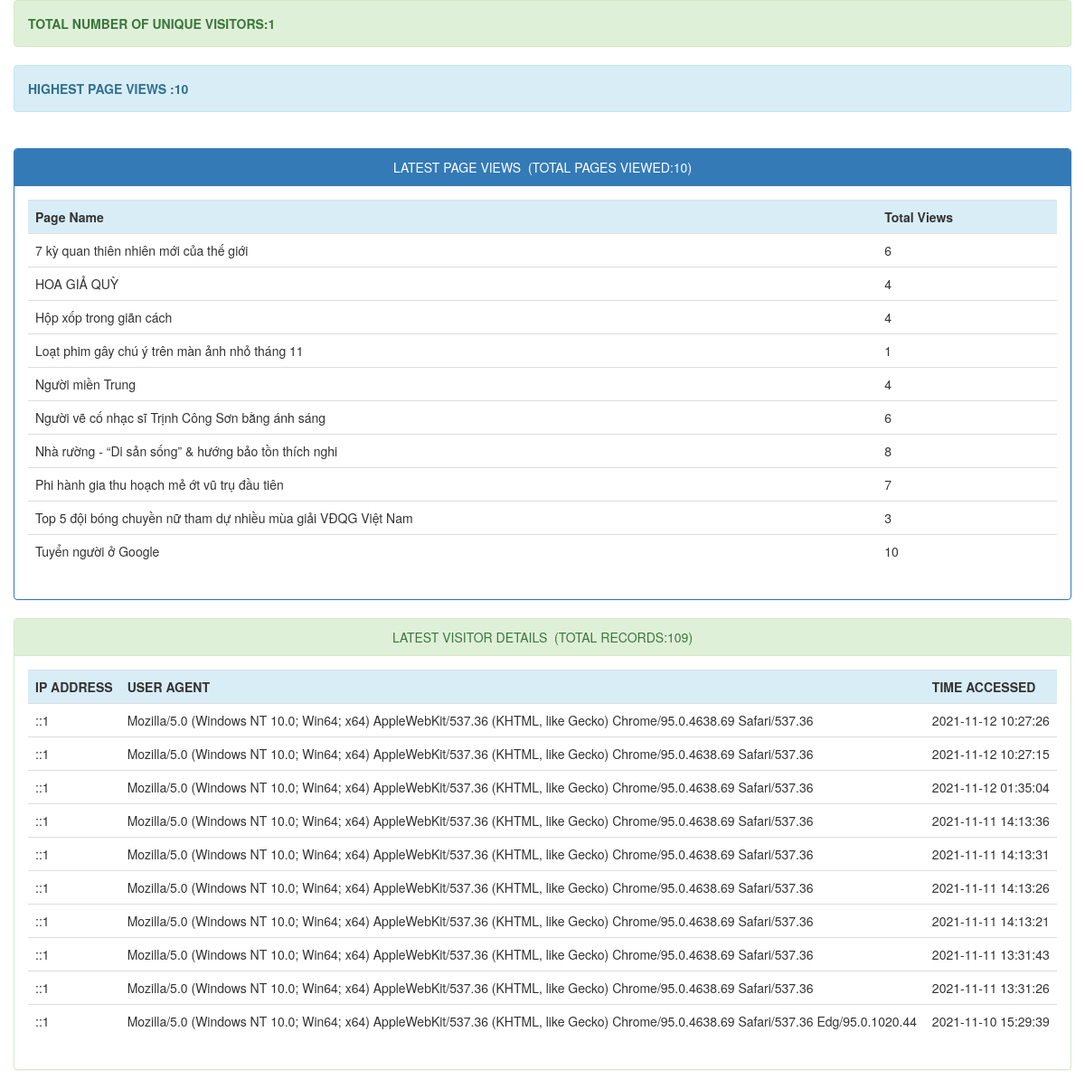
Page /adminstats/index.php on the committed database.
### tables this page shows
CREATE TABLE `page_hits` (
  `page` varchar(255) NOT NULL,
  `count` int(11) DEFAULT NULL
);

CREATE TABLE `visitor_info` (
  `id` int(11) NOT NULL,
  `ip_address` varchar(255) DEFAULT NULL,
  `user_agent` varchar(255) DEFAULT NULL,
  `time_accessed` timestamp NOT NULL DEFAULT current_timestamp()
);

### adminstats/index.php (the view, shortened to what this page needs)
<!DOCTYPE html>
<html>
<head>
	<link rel="stylesheet" type="text/css" href="bootstrap/css/bootstrap.css">
	<link rel="stylesheet" type="text/css" href="bootstrap/css/bootstrap.min.css">
</head>
<body>
	<div class="container">
		<div class="row">
			<div class="alert alert-success">
				<strong><?php
				$sql = "SELECT COUNT(DISTINCT ip_address) AS alias FROM visitor_info";
				$query = $db->prepare($sql);
				$query->execute();
				$unique_visitors = $query->fetch()['alias'];
				echo "TOTAL NUMBER OF UNIQUE VISITORS:".$unique_visitors;
				?></strong>
			</div>
			<div class="alert alert-info">
				<strong><?php
				$sql = "SELECT MAX(count) AS maximum FROM page_hits";
				$query = $db->prepare($sql);
				$query->execute();
				$maxcount = $query->fetch()['maximum'];
				echo "HIGHEST PAGE VIEWS :".$maxcount;
				?></strong>
			</div><br>
			<div class="panel panel-primary">
				<div class="panel-heading text-center">LATEST PAGE VIEWS&nbsp;&nbsp;(TOTAL PAGES VIEWED:<?php require_once("count_pages.php"); ?>)</div>
				<div class="panel-body">
					<div class="table-responsive">
						<table class="table">
							<tr class="info">
								<th>Page Name</th>
								<th>Total Views</th>
							</tr>
							<?php
							include("connect.php");
							try {
								$con=new PDO($dsn,$username,$password);
								$con->setAttribute(PDO::ATTR_ERRMODE,PDO::ERRMODE_EXCEPTION);
							} catch (Exception $ex) {
								echo 'Not Connected '.$ex->getMessage();
							}
							$stmt=$con->prepare('SELECT * FROM page_hits LIMIT 30');
							$stmt->execute();
							$resources=$stmt->fetchAll();
							foreach ($resources as $resource) {
								echo '
								<tr>
								<td>'.$resource['page'].'</td>
								<td>'.$resource['count'].'</td>
								</tr>';
							}
							?>
						</table>
					</div>
				</div>
			</div>
		</div>
		<div class="row">
			<div class="panel panel-success">
				<div class="panel-heading text-center">LATEST VISITOR DETAILS&nbsp;&nbsp;(TOTAL RECORDS:<?php require_once("count_user_stats.php"); ?>)</div>
				<div class="panel-body">
					<div class="table-responsive">
						<table class="table">
							<tr class="info">
								<th>IP ADDRESS</th>
								<th>USER AGENT</th>
								<th>TIME ACCESSED</th>
							</tr>
							<?php
							include("connect.php");
							try {
								$con=new PDO($dsn,$username,$password);
								$con->setAttribute(PDO::ATTR_ERRMODE,PDO::ERRMODE_EXCEPTION);
							} catch (Exception $ex) {
								echo 'Not Connected '.$ex->getMessage();
							}
							$stmt=$con->prepare('SELECT * FROM visitor_info ORDER BY time_accessed DESC LIMIT 10');
							$stmt->execute();
							$resources=$stmt->fetchAll();
							foreach ($resources as $resource) {
								echo '
								<tr>
								<td>'.$resource['ip_address'].'</td>
								<td>'.$resource['user_agent'].'</td>
								<td>'.$resource['time_accessed'].'</td>
								</tr>';
							}
							?>
						</table>
					</div>
				</div>
			</div>
		</div>
	</div>
</body>
</html>

### rows in the picture
page_hits: page "7 kỳ quan thiên nhiên mới của thế giới", count "6"
page_hits: page "HOA GIẢ QUỲ", count "4"
page_hits: page "Hộp xốp trong giãn cách", count "4"
page_hits: page "Loạt phim gây chú ý trên màn ảnh nhỏ tháng 11", count "1"
page_hits: page "Người miền Trung", count "4"
page_hits: page "Người vẽ cố nhạc sĩ Trịnh Công Sơn bằng ánh sáng", count "6"
page_hits: page "Nhà rường - “Di sản sống” & hướng bảo tồn thích nghi", count "8"
page_hits: page "Phi hành gia thu hoạch mẻ ớt vũ trụ đầu tiên", count "7"
page_hits: page "Top 5 đội bóng chuyền nữ tham dự nhiều mùa giải VĐQG Việt Nam", count "3"
page_hits: page "Tuyển người ở Google", count "10"
visitor_info: ip_address "::1", user_agent "Mozilla/5.0 (Windows NT 10.0; Win64; x64) AppleWebKit/537.36 (KHTML, like Gecko) Chrome/95.0.4638.69 Safari/537.36", time_accessed "2021-11-12 10:27:26"
visitor_info: ip_address "::1", user_agent "Mozilla/5.0 (Windows NT 10.0; Win64; x64) AppleWebKit/537.36 (KHTML, like Gecko) Chrome/95.0.4638.69 Safari/537.36", time_accessed "2021-11-12 10:27:15"
visitor_info: ip_address "::1", user_agent "Mozilla/5.0 (Windows NT 10.0; Win64; x64) AppleWebKit/537.36 (KHTML, like Gecko) Chrome/95.0.4638.69 Safari/537.36", time_accessed "2021-11-12 01:35:04"
visitor_info: ip_address "::1", user_agent "Mozilla/5.0 (Windows NT 10.0; Win64; x64) AppleWebKit/537.36 (KHTML, like Gecko) Chrome/95.0.4638.69 Safari/537.36", time_accessed "2021-11-11 14:13:36"
visitor_info: ip_address "::1", user_agent "Mozilla/5.0 (Windows NT 10.0; Win64; x64) AppleWebKit/537.36 (KHTML, like Gecko) Chrome/95.0.4638.69 Safari/537.36", time_accessed "2021-11-11 14:13:31"
visitor_info: ip_address "::1", user_agent "Mozilla/5.0 (Windows NT 10.0; Win64; x64) AppleWebKit/537.36 (KHTML, like Gecko) Chrome/95.0.4638.69 Safari/537.36", time_accessed "2021-11-11 14:13:26"
visitor_info: ip_address "::1", user_agent "Mozilla/5.0 (Windows NT 10.0; Win64; x64) AppleWebKit/537.36 (KHTML, like Gecko) Chrome/95.0.4638.69 Safari/537.36", time_accessed "2021-11-11 14:13:21"
visitor_info: ip_address "::1", user_agent "Mozilla/5.0 (Windows NT 10.0; Win64; x64) AppleWebKit/537.36 (KHTML, like Gecko) Chrome/95.0.4638.69 Safari/537.36", time_accessed "2021-11-11 13:31:43"
visitor_info: ip_address "::1", user_agent "Mozilla/5.0 (Windows NT 10.0; Win64; x64) AppleWebKit/537.36 (KHTML, like Gecko) Chrome/95.0.4638.69 Safari/537.36", time_accessed "2021-11-11 13:31:26"
visitor_info: ip_address "::1", user_agent "Mozilla/5.0 (Windows NT 10.0; Win64; x64) AppleWebKit/537.36 (KHTML, like Gecko) Chrome/95.0.4638.69 Safari/537.36 Edg/95.0.1020.44", time_accessed "2021-11-10 15:29:39"

### other values in the picture
$unique_visitors "1"
$maxcount "10"
$rowcount "10"
$rowcount "109"
